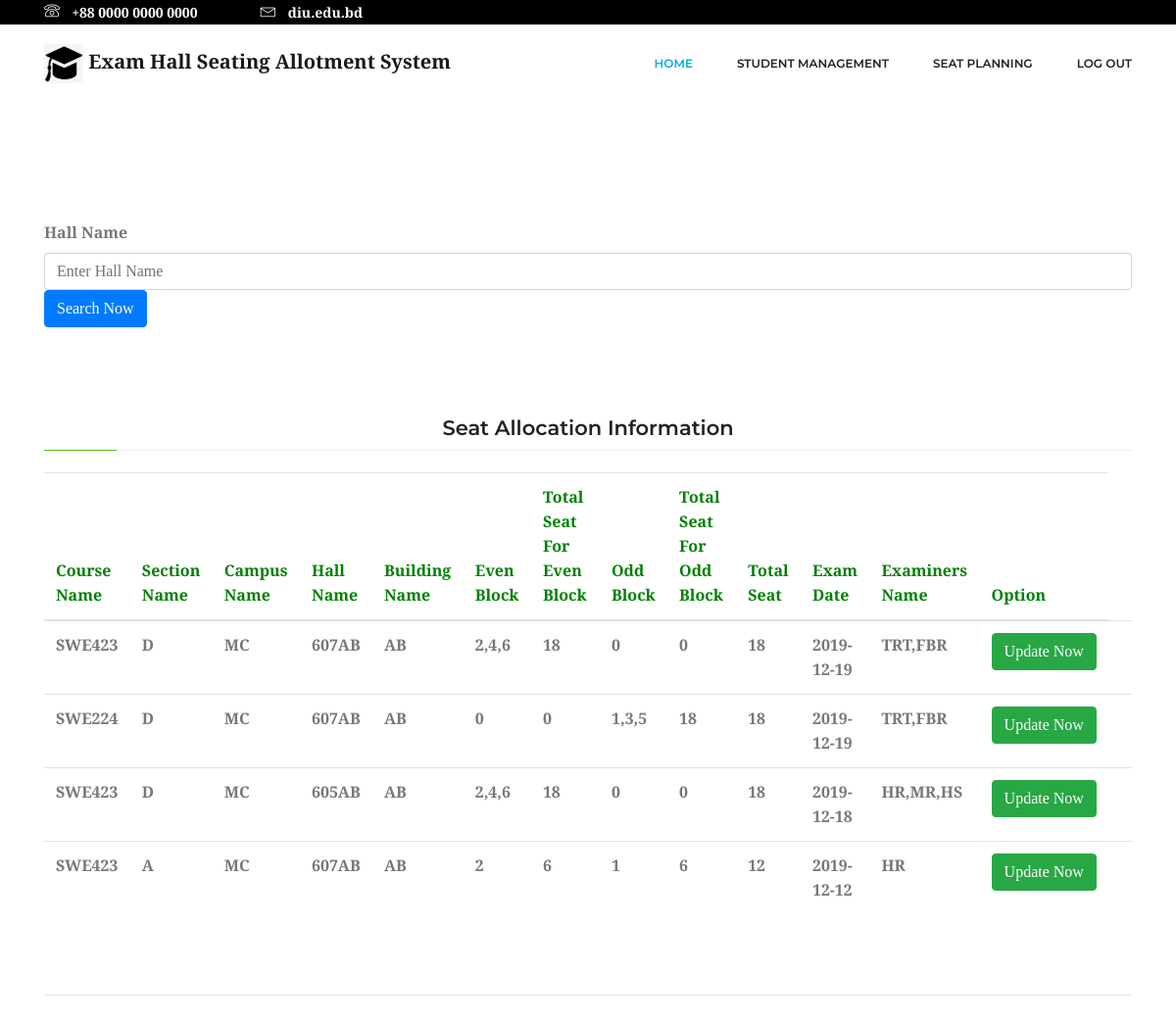
/SeatAllocationt.php (signed in), run on the app's committed database.
### tables this page shows
CREATE TABLE `seat_plan` (
  `id` int(11) NOT NULL,
  `course` varchar(255) NOT NULL,
  `sec` varchar(50) NOT NULL,
  `campus` varchar(50) NOT NULL,
  `hall_id` int(11) NOT NULL,
  `hall_name` varchar(255) NOT NULL,
  `building` varchar(255) NOT NULL,
  `evenblock` varchar(50) NOT NULL,
  `t_seat_ev` int(11) NOT NULL,
  `oddblock` varchar(50) NOT NULL,
  `t_seat_od` int(11) NOT NULL,
  `total` int(11) NOT NULL,
  `exmdate` date NOT NULL,
  `examiner` varchar(255) NOT NULL
);

### SeatAllocationt.php (the view, shortened to what this page needs)
<?php
$con=mysqli_connect("localhost","root","","exam_hall_seat_plan");
include('AdminMain.php');
?>
<!DOCTYPE html>
<html lang="en">
<head>
	<link rel="stylesheet" href="css/bootstrap.css">
	<link rel="stylesheet" href="vendors/linericon/style.css">
	<link rel="stylesheet" href="css/font-awesome.min.css">
	<link rel="stylesheet" href="vendors/owl-carousel/owl.carousel.min.css">
	<link rel="stylesheet" href="vendors/lightbox/simpleLightbox.css">
	<link rel="stylesheet" href="vendors/nice-select/css/nice-select.css">
	<link rel="stylesheet" href="vendors/animate-css/animate.css">
	<link rel="stylesheet" href="css/style.css">
</head>
<body>
    <section class="course_details_area section_gap">
        <div class="container">
        	<form action="SeatAllocationt.php" method="POST">
				<div class="row">
				    <div class="col">
				    	<label>Hall Name</label>
				    	<input type="text" class="form-control" name="hall_name" placeholder="Enter Hall Name" required="">
				    	<button type="submit" class="btn btn-primary" name="submit1">Search Now</button>
				    </div>
				</div>
			  	<br><br>
			</form>
            <div class="course_details_left">
            	<div class="content_wrapper">
            		<center>
                    <h1 class="title">Seat Allocation Information</h1>
                    </center>
                    <div class="content">
	                    <div class="review-top row pt-40">
	                        <div class="col-lg-12">
	                            <table class="table table-hover">
									<thead style="color: green;">
									    <tr>
									      <th scope="col">Course Name</th>
									      <th scope="col">Section Name</th>
									      <th scope="col">Campus Name</th>
									      <th scope="col">Hall Name</th>
									      <th scope="col">Building Name</th>
									      <th scope="col">Even Block</th>
									      <th scope="col">Total Seat For Even Block</th>
									      <th scope="col">Odd Block</th>
									      <th scope="col">Total Seat For Odd Block</th>
									      <th scope="col">Total Seat</th>
									      <th scope="col">Exam Date</th>
									      <th scope="col">Examiners Name</th>
									      <th scope="col">Option</th>
									    </tr>
									 </thead>
									 <tbody>
									 	<?php
			                            if(isset($_POST["submit1"])){
			                            	$hall_name=$_POST['hall_name'];
				                            $sql="SELECT * FROM seat_plan
				                            WHERE hall_name='$hall_name'";
			                            }
			                            else{
				                            $sql="SELECT * FROM seat_plan";
			                            }
										$result = mysqli_query($con,$sql);
			        					while($row = mysqli_fetch_array($result)){
			                              echo "
			                              <tr>
			                              <td>".$row['course']."</td>
			                              <td>".$row['sec']."</td>
			                              <td>".$row['campus']."</td>
			                              <td>".$row['hall_name']."</td>
			                              <td>".$row['building']."</td>
			                              <td>".$row['evenblock']."</td>
			                              <td>".$row['t_seat_ev']."</td>
			                              <td>".$row['oddblock']."</td>
			                              <td>".$row['t_seat_od']."</td>
			                              <td>".$row['total']."</td>
			                              <td>".$row['exmdate']."</td>
			                              <td>".$row['examiner']."</td>
			                              <td><a href='UpdateSeatArrangement.php?id=".$row['id']."'><button class='btn btn-success'>Update Now</button></a></td>
			                              <td>
			                              </tr>
			                              ";
			                            }
										?>
									</tbody>
								</table><br><br>
								<hr>
							</div>
						</div>
                	</div>
            	</div>
        	</div>
        </div>
    </section>
</body>
</html>

### data on the page
seat_plan: course "SWE423", sec "D", campus "MC", hall_name "607AB", building "AB", evenblock "2,4,6", t_seat_ev "18", oddblock "0", t_seat_od "0", total "18", exmdate "2019-12-19", examiner "TRT,FBR"
seat_plan: course "SWE224", sec "D", campus "MC", hall_name "607AB", building "AB", evenblock "0", t_seat_ev "0", oddblock "1,3,5", t_seat_od "18", total "18", exmdate "2019-12-19", examiner "TRT,FBR"
seat_plan: course "SWE423", sec "D", campus "MC", hall_name "605AB", building "AB", evenblock "2,4,6", t_seat_ev "18", oddblock "0", t_seat_od "0", total "18", exmdate "2019-12-18", examiner "HR,MR,HS"
seat_plan: course "SWE423", sec "A", campus "MC", hall_name "607AB", building "AB", evenblock "2", t_seat_ev "6", oddblock "1", t_seat_od "6", total "12", exmdate "2019-12-12", examiner "HR"
